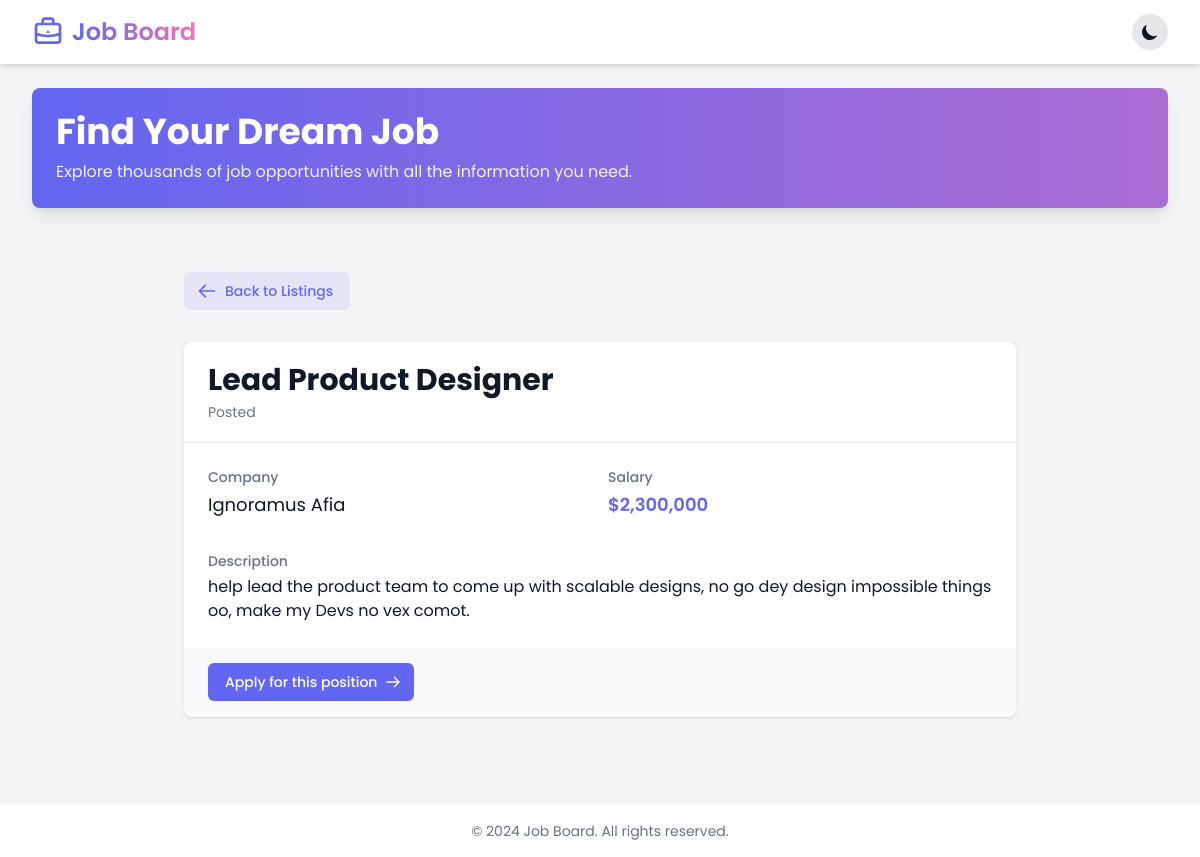
The page /job/4/ on the database its author committed.
### job_board/models.py (models this page shows, shortened)
class JobPosting(models.Model):
    title = models.CharField(max_length=100)
    description = models.TextField()
    company = models.CharField(max_length=100)
    salary = models.IntegerField()
    is_active = models.BooleanField(default=False)

### job_board/views.py (the view)
# urls.py: path('job/<int:id>/', job_detail, name='job-detail'),
def job_detail(request, id):
    job_posting = get_object_or_404(JobPosting, id=id, is_active=True)
    context = {
        'posting': job_posting
    }
    return render(request, 'job_board/detail.html', context)

### job_board/templates/job_board/detail.html
{% extends 'job_board/_base.html' %}
{% load humanize %}
{% block content %}
<div class="max-w-4xl mx-auto px-4 sm:px-6 lg:px-8 py-8">
    <nav class="mb-8">
        <a href="{% url 'home' %}" class="inline-flex items-center px-4 py-2 border border-transparent text-sm font-medium rounded-md text-primary-light dark:text-primary-dark bg-primary-light bg-opacity-10 dark:bg-primary-dark dark:bg-opacity-10 hover:bg-opacity-20 dark:hover:bg-opacity-20 focus:outline-none focus:ring-2 focus:ring-offset-2 focus:ring-primary-light dark:focus:ring-primary-dark transition-colors duration-300">
            <svg class="mr-2 -ml-1 w-5 h-5" fill="none" stroke="currentColor" viewBox="0 0 24 24" xmlns="http://www.w3.org/2000/svg"><path stroke-linecap="round" stroke-linejoin="round" stroke-width="2" d="M10 19l-7-7m0 0l7-7m-7 7h18"></path></svg>
            Back to Listings
        </a>
    </nav>
    <div class="bg-white dark:bg-gray-800 shadow overflow-hidden rounded-lg">
        <div class="px-4 py-5 sm:px-6 border-b border-gray-200 dark:border-gray-700">
            <h1 class="text-3xl font-bold text-gray-900 dark:text-white">
                {{ posting.title| title }}
            </h1>
            <p class="mt-1 max-w-2xl text-sm text-gray-500 dark:text-gray-400">
                Posted {{ posting.posted_date|naturaltime }}
            </p>
        </div>
        <div class="px-4 py-5 sm:p-6">
            <dl class="grid grid-cols-1 gap-x-4 gap-y-8 sm:grid-cols-2">
                <div class="sm:col-span-1">
                    <dt class="text-sm font-medium text-gray-500 dark:text-gray-400">
                        Company
                    </dt>
                    <dd class="mt-1 text-lg text-gray-900 dark:text-white">
                        {{ posting.company }}
                    </dd>
                </div>
                <div class="sm:col-span-1">
                    <dt class="text-sm font-medium text-gray-500 dark:text-gray-400">
                        Salary
                    </dt>
                    <dd class="mt-1 text-lg font-semibold text-primary-light dark:text-primary-dark">
                        ${{ posting.salary|intcomma }}
                    </dd>
                </div>
                <div class="sm:col-span-2">
                    <dt class="text-sm font-medium text-gray-500 dark:text-gray-400">
                        Description
                    </dt>
                    <dd class="mt-1 text-gray-900 dark:text-gray-100 space-y-4">
                        {{ posting.description|linebreaks }}
                    </dd>
                </div>
            </dl>
        </div>
        <div class="px-4 py-4 sm:px-6 bg-gray-50 dark:bg-gray-700">
            <a href="#" class="inline-flex items-center px-4 py-2 border border-transparent text-sm font-medium rounded-md text-white bg-primary-light dark:bg-primary-dark hover:bg-opacity-90 dark:hover:bg-opacity-90 focus:outline-none focus:ring-2 focus:ring-offset-2 focus:ring-primary-light dark:focus:ring-primary-dark transition-colors duration-300">
                Apply for this position
                <svg class="ml-2 -mr-1 w-4 h-4" fill="none" stroke="currentColor" viewBox="0 0 24 24" xmlns="http://www.w3.org/2000/svg"><path stroke-linecap="round" stroke-linejoin="round" stroke-width="2" d="M14 5l7 7m0 0l-7 7m7-7H3"></path></svg>
            </a>
        </div>
    </div>
</div>
{% endblock content %}

### rows shown on the page
JobPosting: title "Lead Product Designer", company "Ignoramus Afia", salary "2,300,000", description "help lead the product team to come up with scalable designs, no go dey design impossible things oo, make my Devs no vex comot."
